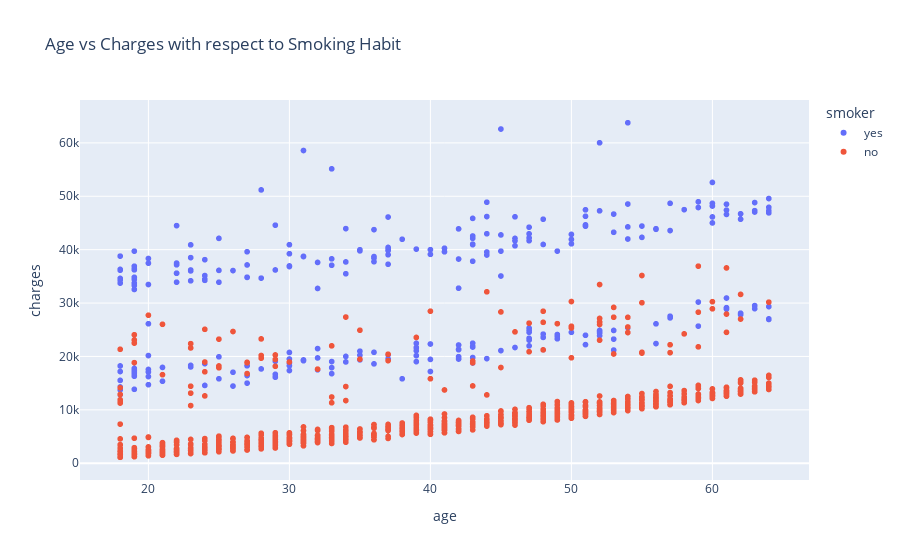

Notebook cell for this chart:
### Code cell
px.scatter(data_frame=data, x = 'age', y = 'charges',
           title= 'Age vs Charges with respect to Smoking Habit', color= 'smoker')

### Figure 1 — Plotly figure (JSON) as saved in the notebook; plotly's stock layout.template omitted (floating-point values rounded to 4 significant figures; data arrays with more than 128 entries replaced by an {"elided": "..."} marker saying what was removed)
{"data": [{"hovertemplate": "smoker=yes<br>age=%{x}<br>charges=%{y}<extra></extra>", "legendgroup": "yes", "marker": {"color": "#636efa", "symbol": "circle"}, "mode": "markers", "name": "yes", "showlegend": true, "type": "scattergl", "x": {"elided": "274 int values"}, "xaxis": "x", "y": {"elided": "274 float values"}, "yaxis": "y"}, {"hovertemplate": "smoker=no<br>age=%{x}<br>charges=%{y}<extra></extra>", "legendgroup": "no", "marker": {"color": "#EF553B", "symbol": "circle"}, "mode": "markers", "name": "no", "showlegend": true, "type": "scattergl", "x": {"elided": "1064 int values"}, "xaxis": "x", "y": {"elided": "1064 float values"}, "yaxis": "y"}], "layout": {"legend": {"title": {"text": "smoker"}, "tracegroupgap": 0}, "title": {"text": "Age vs Charges with respect to Smoking Habit"}, "xaxis": {"anchor": "y", "domain": [0, 1], "title": {"text": "age"}}, "yaxis": {"anchor": "x", "domain": [0, 1], "title": {"text": "charges"}}}}
